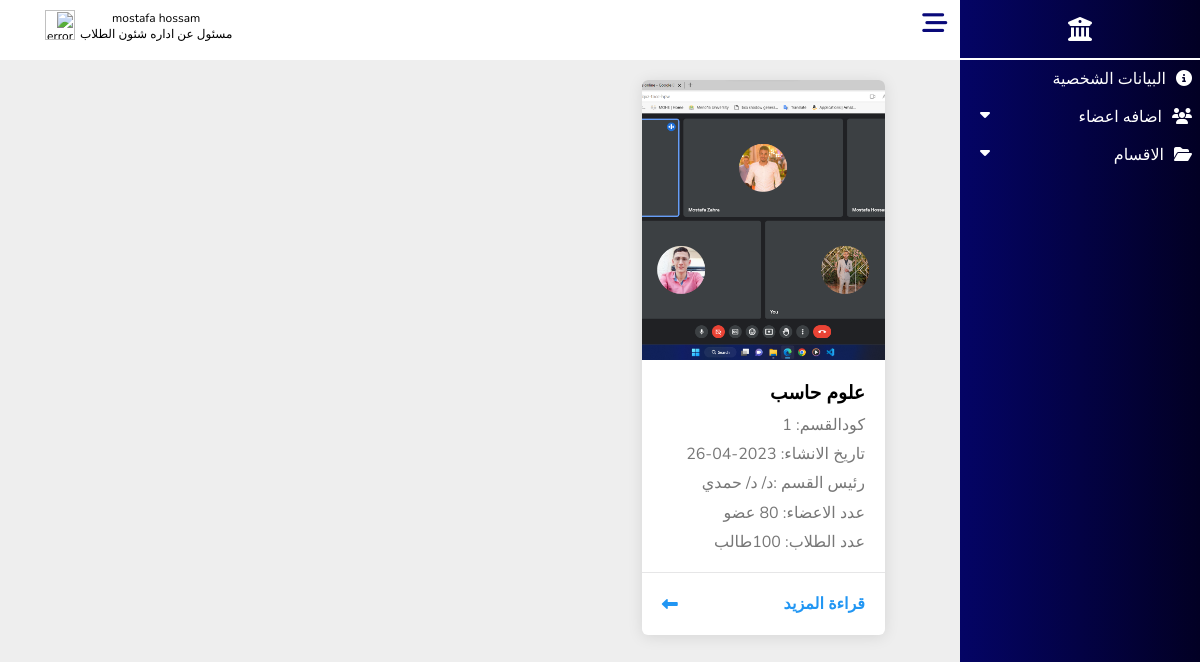
The app's page /Admins/Department_Info.php (signed in) with its own data.
### tables this page shows
CREATE TABLE `departments` (
  `Departmanet_ID` int(30) NOT NULL,
  `Departmanet_Name` varchar(100) DEFAULT NULL,
  `Departmanet_Image` varchar(100) NOT NULL,
  `Departmanet_Date` varchar(100) NOT NULL,
  `Departmanet_manger` varchar(100) NOT NULL,
  `Departmanet_Student` int(100) NOT NULL,
  `Departmanet_Doctors` int(100) NOT NULL
);

### Admins/Department_Info.php (the view, shortened to what this page needs)
<?php
include_once("../DataBase/database.php");
if ($con) {
  $sql = $con->query("SELECT * FROM `departments`");
  $data = $sql->fetchAll(PDO::FETCH_ASSOC);
}
?>
<html lang="en">
<head>
  <link rel="stylesheet" href="../CssComponent/all.min.css">
  <link rel="stylesheet" href="CssStyle//Department.css">
  <link rel="stylesheet" href="../CssComponent/Dashboard.css">
</head>
<body>
  <?php include_once("../Components/NavBar.php"); ?>
  <section class="section">
    <?php include_once("../Components/Dashboard.php") ?>
    <div class="container">
      <div class="departments">
        <?php if ($sql->rowCount() != 0) {
          foreach ($data as $value) {
        ?>
            <div class="box">
              <img src="<?php echo "images/" . $value['Departmanet_Image'] ?>" alt="">
              <div class="content">
                <h3><?php echo   $value['Departmanet_Name']  ?></h3>
                <p>كودالقسم: <span><?php echo   $value['Departmanet_ID'] ?></span></p>
                <p>تاريخ الانشاء: <span><?php echo   $value['Departmanet_Date']  ?></span></p>
                <p>رئيس القسم :د/ <span> <?php echo  $value['Departmanet_manger']  ?></span></p>
                <p> عدد الاعضاء: <span> <?php echo   $value['Departmanet_Doctors']  ?> </span> عضو</p>
                <p> عدد الطلاب: <span><?php echo   $value['Departmanet_Student']  ?></span>طالب</p>
              </div>
              <div class="info">
                <a href="#">قراءة المزيد </a>
                <i class="fas fa-long-arrow-alt-left"></i>
              </div>
            </div>
        <?php }
        } ?>
      </div>
    </div>
  </section>
</body>
</html>

### Components/NavBar.php (shortened to what this page needs)
<?php
include_once("../DataBase/database.php");
if($con){
   if(isset($_SESSION['admin_id'])){
      $admin_id=$_SESSION['admin_id'];
      $q=$con->query("SELECT * FROM `admin` WHERE Ad_ID='$admin_id'");
      $d=$q->fetch(PDO::FETCH_ASSOC);
      $imgPath="../Admins/images/";
   }elseif(isset($_SESSION['doctor_id'])){
      $doctor_id=$_SESSION['doctor_id'];
      $q=$con->query("SELECT * FROM `doctor` WHERE Dr_ID='$doctor_id'");
      $d=$q->fetch(PDO::FETCH_ASSOC);
      $imgPath="../Doctors/images/";
      $profile="../Doctors/Doctor_info.php";
   }elseif(isset($_SESSION['student_id'])){
      $student_id=$_SESSION['student_id'];
      $q=$con->query("SELECT * FROM `student` WHERE St_ID='$student_id'");
      $d=$q->fetch(PDO::FETCH_ASSOC);
      $imgPath="../Students/images/";
      $profile="../Students/Student_info.php";
   }
   $full_name= $d['Full_Name'];
   $job=$d['Job'] ;
   $img=$imgPath.$d['Image'];
}
?>
<div class="nav-bar">
    <div class="icon">
    <i class="fa-solid fa-bars-staggered"></i>
    </div>
     <div class="profile">
        <div class="user">
        <p class="username"><?php echo  $full_name ?></p>
         <p class="job"><?php echo $job ?></p>
        </div>
        <div class="img">
        <img src=<?php echo $img ?> alt="error"  height="30px" width="30px">
        </div>
   </div>
</div>

### Admins/CssStyle/Department.css (style rules this page uses)
:root { --main-color: #3c00a0; --light-blue: #4d83b1; --red-color: #e74c3c; --orangen-color: #f39c12; --white-color: #fff; --black-color: #2c3e50; --ligth-color: #888; --ligth-background: #eee; --main-border: 1px solid rgba(0, 0, 0, 0.2); --main-transtion:0.3s; }
* { padding: 0; margin: 0; box-sizing: border-box; direction: rtl; font-family: 'Nunito', sans-serif; }
body { background-color: var(--ligth-background); }
.section { width:100%; height:100vh; display:flex; flex-direction:row; }
.container { width:calc(80% - 70px); padding: 30px 40px; margin: 0 auto; margin-top: 50px; }
.departments { display: grid; grid-template-columns: repeat(auto-fill, minmax(239px , 1fr)); gap: 40px; }
.departments .box { -moz-box-shadow: 0 2px 15px rgb(0 0 0 / 10%); -webkit-box-shadow: 0 2px 15px rgb(0 0 0 / 10%); box-shadow: 0 2px 15px rgb(0 0 0 / 10%); background-color: white; border-radius: 6px; overflow: hidden; transition:transform var(--main-transtion) , box-shadow var(--main-transtion); }
.departments .box img { width: 100%; height: 280px; max-width: 100%; object-fit: cover; }
.departments .box .content { padding: 20px; }
.departments .box .content h3 { margin: 0; }
.departments .box .content p { margin: 10px 0 0; line-height: 1.2; color:#777; }
.departments .box .info { padding: 20px; border-top: 1px solid #E6E6E7; display: flex; justify-content: space-between; align-items: center; }
.departments .box .info a { color: #2196f3; font-weight: bold; }
.departments .box .info i { color: #2196f3; }

### CssComponent/Dashboard.css (style rules this page uses)
:root { --main-color: #090979; --red-color: #e74c3c; --orangen-color: #f39c12; --white-color: #fff; --black-color: #2c3e50; --ligth-color: #888; --ligth-background: #eee; --main-border: 1pxsolid rgba(0, 0, 0, 0.2); --main-trantision: 0.2s linear; --linear: linear-gradient(90deg, rgba(4, 4, 101, 1) 0%, rgba(2, 0, 36, 1) 100%); }
* { font-family: 'Nunito', sans-serif; margin: 0; padding: 0; box-sizing: border-box; outline: none; border: none; text-decoration: none; }
body { background-color: var(--ligth-background); }
.nav-bar { height: 60px; width: 82%; background-color: white; display: flex; justify-content: space-between; position: fixed; left: 0px; top: 0px; z-index: 1000; text-align: center; }
.nav-bar .profile, .nav-bar .icon { height: 100%; padding: 10px; font-size: 12px; }
.nav-bar .icon { line-height: 40px; font-size: 25px; cursor: pointer; width: 10%; }
.nav-bar .icon i { cursor: pointer; color: var(--main-color); }
.nav-bar .profile { display: inline-flex; padding: 10px; margin-left: 35px; position: relative; cursor: pointer; }
.nav-bar .profile .user { margin-left: 5px; }

### records on screen
departments: Departmanet_Image (picture), Departmanet_Name "علوم حاسب", Departmanet_ID "1", Departmanet_Date "2023-04-26", Departmanet_manger "د/ حمدي", Departmanet_Student "100"

### other values on screen
$full_name "mostafa hossam"
$job "مسئول عن اداره شئون الطلاب"
